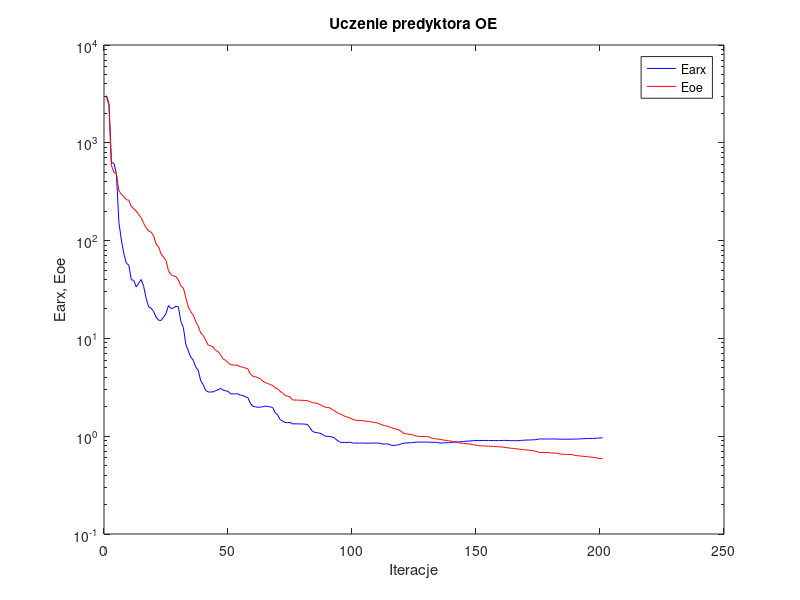
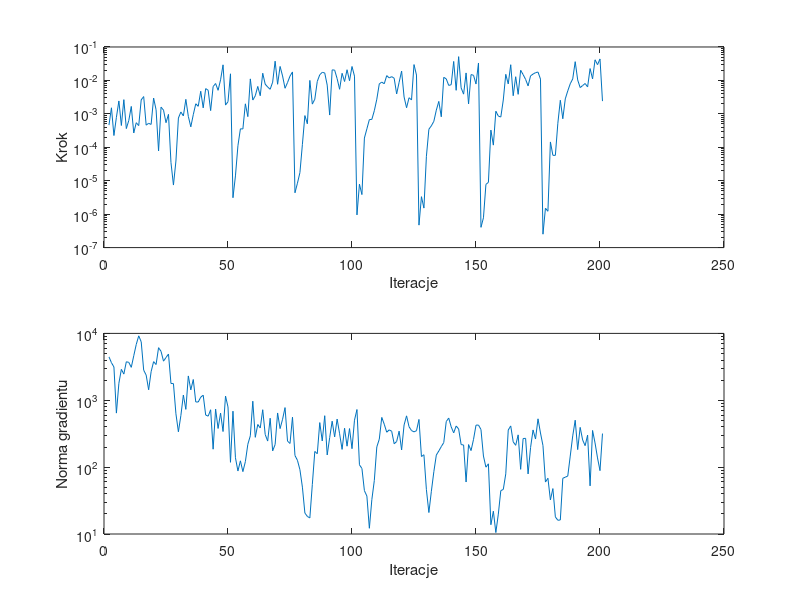

Here is the MATLAB script that generated these plots, in order:
%uczenie predyktora oe
clear all;
n=0; farx(n+1)=3.037997e+003; foe(n+1)=2.948679e+003; wspucz(n+1)=0.000000e+000; ng(n+1)=0.000000e+000;
%odnowa zmiennej metryki
n=1; farx(n+1)=2.508132e+003; foe(n+1)=2.422535e+003; krok(n+1)=4.604034e-004; ng(n+1)=4.459379e+003;
n=2; farx(n+1)=6.283814e+002; foe(n+1)=5.857145e+002; krok(n+1)=1.517951e-003; ng(n+1)=3.648373e+003;
n=3; farx(n+1)=6.172269e+002; foe(n+1)=4.982184e+002; krok(n+1)=2.247399e-004; ng(n+1)=3.144722e+003;
n=4; farx(n+1)=4.837172e+002; foe(n+1)=4.809065e+002; krok(n+1)=7.878882e-004; ng(n+1)=6.428521e+002;
n=5; farx(n+1)=1.541749e+002; foe(n+1)=3.248747e+002; krok(n+1)=2.433205e-003; ng(n+1)=1.796615e+003;
n=6; farx(n+1)=1.013416e+002; foe(n+1)=2.974271e+002; krok(n+1)=4.482666e-004; ng(n+1)=2.899940e+003;
n=7; farx(n+1)=7.358619e+001; foe(n+1)=2.824847e+002; krok(n+1)=2.660052e-003; ng(n+1)=2.462939e+003;
n=8; farx(n+1)=5.878049e+001; foe(n+1)=2.621731e+002; krok(n+1)=3.624433e-004; ng(n+1)=3.764668e+003;
n=9; farx(n+1)=5.612505e+001; foe(n+1)=2.591790e+002; krok(n+1)=6.369581e-004; ng(n+1)=3.685596e+003;
n=10; farx(n+1)=3.984864e+001; foe(n+1)=2.240794e+002; krok(n+1)=1.667309e-003; ng(n+1)=3.107730e+003;
n=11; farx(n+1)=3.915690e+001; foe(n+1)=2.114750e+002; krok(n+1)=2.681467e-004; ng(n+1)=4.634170e+003;
n=12; farx(n+1)=3.352589e+001; foe(n+1)=2.002012e+002; krok(n+1)=5.440190e-004; ng(n+1)=6.827523e+003;
n=13; farx(n+1)=3.664918e+001; foe(n+1)=1.843017e+002; krok(n+1)=4.448722e-004; ng(n+1)=9.191171e+003;
n=14; farx(n+1)=4.000363e+001; foe(n+1)=1.714712e+002; krok(n+1)=2.621411e-003; ng(n+1)=7.500181e+003;
n=15; farx(n+1)=3.393339e+001; foe(n+1)=1.498304e+002; krok(n+1)=3.291607e-003; ng(n+1)=2.817696e+003;
n=16; farx(n+1)=2.558496e+001; foe(n+1)=1.352189e+002; krok(n+1)=4.596386e-004; ng(n+1)=2.379255e+003;
n=17; farx(n+1)=2.097285e+001; foe(n+1)=1.256661e+002; krok(n+1)=5.216764e-004; ng(n+1)=1.434184e+003;
n=18; farx(n+1)=2.040964e+001; foe(n+1)=1.217568e+002; krok(n+1)=4.835723e-004; ng(n+1)=2.678724e+003;
n=19; farx(n+1)=1.881417e+001; foe(n+1)=1.120493e+002; krok(n+1)=2.972972e-003; ng(n+1)=3.778950e+003;
n=20; farx(n+1)=1.653184e+001; foe(n+1)=9.221334e+001; krok(n+1)=1.324250e-003; ng(n+1)=3.423367e+003;
n=21; farx(n+1)=1.535922e+001; foe(n+1)=8.637282e+001; krok(n+1)=7.773395e-005; ng(n+1)=6.113935e+003;
n=22; farx(n+1)=1.524656e+001; foe(n+1)=7.322835e+001; krok(n+1)=1.588254e-003; ng(n+1)=5.388268e+003;
n=23; farx(n+1)=1.647759e+001; foe(n+1)=6.783522e+001; krok(n+1)=1.291963e-003; ng(n+1)=3.842893e+003;
n=24; farx(n+1)=1.799341e+001; foe(n+1)=6.265333e+001; krok(n+1)=5.440767e-004; ng(n+1)=4.358780e+003;
n=25; farx(n+1)=2.168202e+001; foe(n+1)=4.904178e+001; krok(n+1)=9.673859e-004; ng(n+1)=4.911574e+003;
%odnowa zmiennej metryki
n=26; farx(n+1)=2.024680e+001; foe(n+1)=4.491365e+001; krok(n+1)=3.527374e-005; ng(n+1)=1.781012e+003;
n=27; farx(n+1)=2.044131e+001; foe(n+1)=4.347676e+001; krok(n+1)=7.426417e-006; ng(n+1)=1.774766e+003;
n=28; farx(n+1)=2.135118e+001; foe(n+1)=4.278565e+001; krok(n+1)=3.882721e-005; ng(n+1)=6.276402e+002;
n=29; farx(n+1)=2.098141e+001; foe(n+1)=3.950558e+001; krok(n+1)=7.499704e-004; ng(n+1)=3.375297e+002;
n=30; farx(n+1)=1.483430e+001; foe(n+1)=3.429590e+001; krok(n+1)=1.136630e-003; ng(n+1)=5.930174e+002;
n=31; farx(n+1)=1.295777e+001; foe(n+1)=3.272526e+001; krok(n+1)=8.684522e-004; ng(n+1)=1.197754e+003;
n=32; farx(n+1)=8.666601e+000; foe(n+1)=2.600954e+001; krok(n+1)=2.716773e-003; ng(n+1)=7.308952e+002;
n=33; farx(n+1)=7.450254e+000; foe(n+1)=2.092540e+001; krok(n+1)=8.398512e-004; ng(n+1)=2.310478e+003;
n=34; farx(n+1)=6.412436e+000; foe(n+1)=1.872955e+001; krok(n+1)=4.089425e-004; ng(n+1)=1.429410e+003;
n=35; farx(n+1)=5.985709e+000; foe(n+1)=1.730627e+001; krok(n+1)=9.447947e-004; ng(n+1)=2.044207e+003;
n=36; farx(n+1)=5.082936e+000; foe(n+1)=1.488053e+001; krok(n+1)=2.000848e-003; ng(n+1)=9.429825e+002;
n=37; farx(n+1)=4.713287e+000; foe(n+1)=1.332682e+001; krok(n+1)=1.682049e-003; ng(n+1)=9.422711e+002;
n=38; farx(n+1)=3.682452e+000; foe(n+1)=1.137133e+001; krok(n+1)=4.743100e-003; ng(n+1)=1.112172e+003;
n=39; farx(n+1)=3.363782e+000; foe(n+1)=1.070165e+001; krok(n+1)=1.511553e-003; ng(n+1)=1.191506e+003;
n=40; farx(n+1)=2.932566e+000; foe(n+1)=9.562520e+000; krok(n+1)=5.682045e-003; ng(n+1)=6.010105e+002;
n=41; farx(n+1)=2.835989e+000; foe(n+1)=8.566314e+000; krok(n+1)=5.095665e-003; ng(n+1)=5.784515e+002;
n=42; farx(n+1)=2.826984e+000; foe(n+1)=8.404177e+000; krok(n+1)=1.250114e-003; ng(n+1)=7.210158e+002;
n=43; farx(n+1)=2.841328e+000; foe(n+1)=8.187708e+000; krok(n+1)=6.543079e-003; ng(n+1)=1.854315e+002;
n=44; farx(n+1)=2.926224e+000; foe(n+1)=7.539731e+000; krok(n+1)=8.076021e-003; ng(n+1)=7.383624e+002;
n=45; farx(n+1)=2.983001e+000; foe(n+1)=7.321422e+000; krok(n+1)=5.060913e-003; ng(n+1)=3.786258e+002;
n=46; farx(n+1)=3.091581e+000; foe(n+1)=6.827327e+000; krok(n+1)=1.040351e-002; ng(n+1)=6.435122e+002;
n=47; farx(n+1)=2.962725e+000; foe(n+1)=6.169422e+000; krok(n+1)=2.925850e-002; ng(n+1)=3.407025e+002;
n=48; farx(n+1)=2.907533e+000; foe(n+1)=5.964713e+000; krok(n+1)=1.830478e-003; ng(n+1)=1.156081e+003;
n=49; farx(n+1)=2.881259e+000; foe(n+1)=5.663386e+000; krok(n+1)=2.312918e-003; ng(n+1)=7.930509e+002;
n=50; farx(n+1)=2.707400e+000; foe(n+1)=5.403032e+000; krok(n+1)=1.576846e-002; ng(n+1)=1.180948e+002;
%odnowa zmiennej metryki
n=51; farx(n+1)=2.709902e+000; foe(n+1)=5.340019e+000; krok(n+1)=3.101308e-006; ng(n+1)=6.867769e+002;
n=52; farx(n+1)=2.708957e+000; foe(n+1)=5.330490e+000; krok(n+1)=1.393983e-005; ng(n+1)=1.380847e+002;
n=53; farx(n+1)=2.714223e+000; foe(n+1)=5.303622e+000; krok(n+1)=1.112180e-004; ng(n+1)=8.751938e+001;
n=54; farx(n+1)=2.630924e+000; foe(n+1)=5.126914e+000; krok(n+1)=3.569431e-004; ng(n+1)=1.242361e+002;
n=55; farx(n+1)=2.606503e+000; foe(n+1)=5.083118e+000; krok(n+1)=3.534472e-004; ng(n+1)=8.568275e+001;
n=56; farx(n+1)=2.522336e+000; foe(n+1)=4.975740e+000; krok(n+1)=1.995464e-003; ng(n+1)=1.208013e+002;
n=57; farx(n+1)=2.488542e+000; foe(n+1)=4.863024e+000; krok(n+1)=8.259539e-004; ng(n+1)=2.199867e+002;
n=58; farx(n+1)=2.175122e+000; foe(n+1)=4.332779e+000; krok(n+1)=1.111520e-002; ng(n+1)=2.942969e+002;
n=59; farx(n+1)=2.025773e+000; foe(n+1)=4.109483e+000; krok(n+1)=2.583925e-003; ng(n+1)=9.680775e+002;
n=60; farx(n+1)=2.000386e+000; foe(n+1)=4.049756e+000; krok(n+1)=3.473809e-003; ng(n+1)=2.792154e+002;
n=61; farx(n+1)=1.976993e+000; foe(n+1)=3.971207e+000; krok(n+1)=6.607631e-003; ng(n+1)=4.342025e+002;
n=62; farx(n+1)=1.982388e+000; foe(n+1)=3.866132e+000; krok(n+1)=3.485222e-003; ng(n+1)=3.848981e+002;
n=63; farx(n+1)=2.000501e+000; foe(n+1)=3.665659e+000; krok(n+1)=1.640492e-002; ng(n+1)=7.218322e+002;
n=64; farx(n+1)=2.034760e+000; foe(n+1)=3.533619e+000; krok(n+1)=7.712744e-003; ng(n+1)=3.076072e+002;
n=65; farx(n+1)=2.011583e+000; foe(n+1)=3.461288e+000; krok(n+1)=6.353015e-003; ng(n+1)=2.454667e+002;
n=66; farx(n+1)=1.995786e+000; foe(n+1)=3.378998e+000; krok(n+1)=5.433546e-003; ng(n+1)=5.384420e+002;
n=67; farx(n+1)=1.966048e+000; foe(n+1)=3.304647e+000; krok(n+1)=8.855578e-003; ng(n+1)=1.749152e+002;
n=68; farx(n+1)=1.742802e+000; foe(n+1)=3.127335e+000; krok(n+1)=3.758985e-002; ng(n+1)=2.178074e+002;
n=69; farx(n+1)=1.651671e+000; foe(n+1)=3.039245e+000; krok(n+1)=7.671715e-003; ng(n+1)=6.457079e+002;
n=70; farx(n+1)=1.480168e+000; foe(n+1)=2.879855e+000; krok(n+1)=2.617232e-002; ng(n+1)=3.769384e+002;
n=71; farx(n+1)=1.430313e+000; foe(n+1)=2.768736e+000; krok(n+1)=1.360047e-002; ng(n+1)=5.199630e+002;
n=72; farx(n+1)=1.381971e+000; foe(n+1)=2.614477e+000; krok(n+1)=5.829556e-003; ng(n+1)=7.768464e+002;
n=73; farx(n+1)=1.371664e+000; foe(n+1)=2.566060e+000; krok(n+1)=8.634154e-003; ng(n+1)=2.449026e+002;
n=74; farx(n+1)=1.383385e+000; foe(n+1)=2.522025e+000; krok(n+1)=1.345640e-002; ng(n+1)=2.259509e+002;
n=75; farx(n+1)=1.338236e+000; foe(n+1)=2.346596e+000; krok(n+1)=1.792653e-002; ng(n+1)=5.583585e+002;
%odnowa zmiennej metryki
n=76; farx(n+1)=1.337594e+000; foe(n+1)=2.343426e+000; krok(n+1)=4.359474e-006; ng(n+1)=1.493352e+002;
n=77; farx(n+1)=1.336831e+000; foe(n+1)=2.339611e+000; krok(n+1)=8.445281e-006; ng(n+1)=1.265000e+002;
n=78; farx(n+1)=1.334712e+000; foe(n+1)=2.335817e+000; krok(n+1)=1.751338e-005; ng(n+1)=9.156186e+001;
n=79; farx(n+1)=1.334494e+000; foe(n+1)=2.326604e+000; krok(n+1)=1.223990e-004; ng(n+1)=5.020438e+001;
n=80; farx(n+1)=1.326480e+000; foe(n+1)=2.313660e+000; krok(n+1)=8.876006e-004; ng(n+1)=2.057726e+001;
n=81; farx(n+1)=1.322810e+000; foe(n+1)=2.308855e+000; krok(n+1)=5.045766e-004; ng(n+1)=1.831722e+001;
n=82; farx(n+1)=1.224866e+000; foe(n+1)=2.260254e+000; krok(n+1)=1.000726e-002; ng(n+1)=1.738804e+001;
n=83; farx(n+1)=1.126158e+000; foe(n+1)=2.207415e+000; krok(n+1)=1.958759e-003; ng(n+1)=5.498368e+001;
n=84; farx(n+1)=1.094659e+000; foe(n+1)=2.187632e+000; krok(n+1)=2.739044e-003; ng(n+1)=1.714545e+002;
n=85; farx(n+1)=1.084004e+000; foe(n+1)=2.166395e+000; krok(n+1)=9.358895e-003; ng(n+1)=1.588337e+002;
n=86; farx(n+1)=1.076936e+000; foe(n+1)=2.105949e+000; krok(n+1)=1.477175e-002; ng(n+1)=4.635222e+002;
n=87; farx(n+1)=1.044812e+000; foe(n+1)=2.048808e+000; krok(n+1)=1.740861e-002; ng(n+1)=2.463600e+002;
n=88; farx(n+1)=1.007695e+000; foe(n+1)=1.988649e+000; krok(n+1)=1.676647e-002; ng(n+1)=5.874244e+002;
n=89; farx(n+1)=9.959762e-001; foe(n+1)=1.965954e+000; krok(n+1)=7.242402e-003; ng(n+1)=1.521126e+002;
n=90; farx(n+1)=9.916234e-001; foe(n+1)=1.952901e+000; krok(n+1)=9.208067e-004; ng(n+1)=2.765137e+002;
n=91; farx(n+1)=9.836001e-001; foe(n+1)=1.871591e+000; krok(n+1)=2.067140e-002; ng(n+1)=4.862822e+002;
n=92; farx(n+1)=9.564980e-001; foe(n+1)=1.824896e+000; krok(n+1)=2.034902e-002; ng(n+1)=2.828281e+002;
n=93; farx(n+1)=9.074098e-001; foe(n+1)=1.735820e+000; krok(n+1)=1.131031e-002; ng(n+1)=5.234783e+002;
n=94; farx(n+1)=8.761391e-001; foe(n+1)=1.704581e+000; krok(n+1)=5.433546e-003; ng(n+1)=3.156459e+002;
n=95; farx(n+1)=8.597019e-001; foe(n+1)=1.660755e+000; krok(n+1)=1.633292e-002; ng(n+1)=1.841797e+002;
n=96; farx(n+1)=8.635711e-001; foe(n+1)=1.599797e+000; krok(n+1)=9.266348e-003; ng(n+1)=3.816549e+002;
n=97; farx(n+1)=8.630290e-001; foe(n+1)=1.571878e+000; krok(n+1)=2.085811e-002; ng(n+1)=2.057028e+002;
n=98; farx(n+1)=8.678356e-001; foe(n+1)=1.544956e+000; krok(n+1)=9.793864e-003; ng(n+1)=3.772826e+002;
n=99; farx(n+1)=8.545757e-001; foe(n+1)=1.497446e+000; krok(n+1)=2.610641e-002; ng(n+1)=1.887518e+002;
n=100; farx(n+1)=8.505536e-001; foe(n+1)=1.470037e+000; krok(n+1)=1.345640e-002; ng(n+1)=5.036653e+002;
%odnowa zmiennej metryki
n=101; farx(n+1)=8.506538e-001; foe(n+1)=1.447179e+000; krok(n+1)=9.498098e-007; ng(n+1)=7.271658e+002;
n=102; farx(n+1)=8.511102e-001; foe(n+1)=1.444749e+000; krok(n+1)=7.884010e-006; ng(n+1)=1.083710e+002;
n=103; farx(n+1)=8.511811e-001; foe(n+1)=1.443912e+000; krok(n+1)=3.849289e-006; ng(n+1)=9.563555e+001;
n=104; farx(n+1)=8.511080e-001; foe(n+1)=1.432145e+000; krok(n+1)=1.889441e-004; ng(n+1)=4.447544e+001;
n=105; farx(n+1)=8.483254e-001; foe(n+1)=1.418454e+000; krok(n+1)=3.569431e-004; ng(n+1)=3.689457e+001;
n=106; farx(n+1)=8.484962e-001; foe(n+1)=1.415700e+000; krok(n+1)=6.727176e-004; ng(n+1)=1.218061e+001;
n=107; farx(n+1)=8.509674e-001; foe(n+1)=1.396499e+000; krok(n+1)=6.822427e-004; ng(n+1)=3.264909e+001;
n=108; farx(n+1)=8.507079e-001; foe(n+1)=1.378638e+000; krok(n+1)=1.243743e-003; ng(n+1)=6.322412e+001;
n=109; farx(n+1)=8.513043e-001; foe(n+1)=1.373005e+000; krok(n+1)=2.739044e-003; ng(n+1)=2.003862e+002;
n=110; farx(n+1)=8.499302e-001; foe(n+1)=1.341513e+000; krok(n+1)=7.883344e-003; ng(n+1)=2.615192e+002;
n=111; farx(n+1)=8.343871e-001; foe(n+1)=1.308970e+000; krok(n+1)=8.899418e-003; ng(n+1)=5.539332e+002;
n=112; farx(n+1)=8.312784e-001; foe(n+1)=1.287004e+000; krok(n+1)=7.947193e-003; ng(n+1)=4.382784e+002;
n=113; farx(n+1)=8.347540e-001; foe(n+1)=1.268018e+000; krok(n+1)=1.390246e-002; ng(n+1)=3.327065e+002;
n=114; farx(n+1)=8.259431e-001; foe(n+1)=1.248985e+000; krok(n+1)=1.189189e-002; ng(n+1)=3.608858e+002;
n=115; farx(n+1)=8.046619e-001; foe(n+1)=1.215757e+000; krok(n+1)=1.296098e-002; ng(n+1)=3.439938e+002;
n=116; farx(n+1)=8.055084e-001; foe(n+1)=1.196814e+000; krok(n+1)=1.165911e-002; ng(n+1)=2.237383e+002;
n=117; farx(n+1)=8.106861e-001; foe(n+1)=1.181580e+000; krok(n+1)=3.941672e-003; ng(n+1)=2.413633e+002;
n=118; farx(n+1)=8.203267e-001; foe(n+1)=1.153885e+000; krok(n+1)=8.806488e-003; ng(n+1)=3.453468e+002;
n=119; farx(n+1)=8.397177e-001; foe(n+1)=1.112097e+000; krok(n+1)=1.902655e-002; ng(n+1)=1.808646e+002;
n=120; farx(n+1)=8.502030e-001; foe(n+1)=1.063442e+000; krok(n+1)=3.195265e-003; ng(n+1)=4.274188e+002;
n=121; farx(n+1)=8.524825e-001; foe(n+1)=1.058992e+000; krok(n+1)=1.525147e-003; ng(n+1)=5.846948e+002;
n=122; farx(n+1)=8.558447e-001; foe(n+1)=1.046122e+000; krok(n+1)=3.035901e-003; ng(n+1)=4.019245e+002;
n=123; farx(n+1)=8.585218e-001; foe(n+1)=1.039914e+000; krok(n+1)=2.607206e-003; ng(n+1)=3.521481e+002;
n=124; farx(n+1)=8.627841e-001; foe(n+1)=1.021350e+000; krok(n+1)=2.977641e-002; ng(n+1)=3.368786e+002;
n=125; farx(n+1)=8.708554e-001; foe(n+1)=1.003332e+000; krok(n+1)=1.448480e-002; ng(n+1)=3.504403e+002;
%odnowa zmiennej metryki
n=126; farx(n+1)=8.708385e-001; foe(n+1)=9.961005e-001; krok(n+1)=4.698301e-007; ng(n+1)=5.168194e+002;
n=127; farx(n+1)=8.705859e-001; foe(n+1)=9.935551e-001; krok(n+1)=3.338005e-006; ng(n+1)=1.440859e+002;
n=128; farx(n+1)=8.705228e-001; foe(n+1)=9.925431e-001; krok(n+1)=1.517571e-006; ng(n+1)=1.532903e+002;
n=129; farx(n+1)=8.700515e-001; foe(n+1)=9.888928e-001; krok(n+1)=5.378493e-005; ng(n+1)=4.605663e+001;
n=130; farx(n+1)=8.695347e-001; foe(n+1)=9.851484e-001; krok(n+1)=3.473499e-004; ng(n+1)=2.094548e+001;
n=131; farx(n+1)=8.665081e-001; foe(n+1)=9.586154e-001; krok(n+1)=4.395065e-004; ng(n+1)=4.359257e+001;
n=132; farx(n+1)=8.660312e-001; foe(n+1)=9.454362e-001; krok(n+1)=5.990131e-004; ng(n+1)=8.551568e+001;
n=133; farx(n+1)=8.633774e-001; foe(n+1)=9.408864e-001; krok(n+1)=1.291963e-003; ng(n+1)=1.514916e+002;
n=134; farx(n+1)=8.546982e-001; foe(n+1)=9.308523e-001; krok(n+1)=2.357114e-003; ng(n+1)=1.745372e+002;
n=135; farx(n+1)=8.505031e-001; foe(n+1)=9.247042e-001; krok(n+1)=8.178849e-004; ng(n+1)=2.026658e+002;
n=136; farx(n+1)=8.563103e-001; foe(n+1)=9.118700e-001; krok(n+1)=1.238474e-002; ng(n+1)=2.330049e+002;
n=137; farx(n+1)=8.577090e-001; foe(n+1)=9.040694e-001; krok(n+1)=1.111520e-002; ng(n+1)=4.802725e+002;
n=138; farx(n+1)=8.585291e-001; foe(n+1)=8.985446e-001; krok(n+1)=7.088910e-003; ng(n+1)=5.419536e+002;
n=139; farx(n+1)=8.648557e-001; foe(n+1)=8.912611e-001; krok(n+1)=7.444102e-003; ng(n+1)=4.002858e+002;
n=140; farx(n+1)=8.685645e-001; foe(n+1)=8.819765e-001; krok(n+1)=3.692409e-002; ng(n+1)=3.253990e+002;
n=141; farx(n+1)=8.695722e-001; foe(n+1)=8.760043e-001; krok(n+1)=5.062842e-003; ng(n+1)=4.121334e+002;
n=142; farx(n+1)=8.750934e-001; foe(n+1)=8.532653e-001; krok(n+1)=5.140248e-002; ng(n+1)=3.721709e+002;
n=143; farx(n+1)=8.778492e-001; foe(n+1)=8.487488e-001; krok(n+1)=5.999763e-003; ng(n+1)=2.175377e+002;
n=144; farx(n+1)=8.821382e-001; foe(n+1)=8.444392e-001; krok(n+1)=3.890421e-003; ng(n+1)=2.142904e+002;
n=145; farx(n+1)=8.895097e-001; foe(n+1)=8.371621e-001; krok(n+1)=1.675011e-002; ng(n+1)=5.991600e+001;
n=146; farx(n+1)=8.923231e-001; foe(n+1)=8.345009e-001; krok(n+1)=1.982946e-003; ng(n+1)=2.174933e+002;
n=147; farx(n+1)=8.961439e-001; foe(n+1)=8.266853e-001; krok(n+1)=1.495979e-002; ng(n+1)=1.767949e+002;
n=148; farx(n+1)=9.005236e-001; foe(n+1)=8.174807e-001; krok(n+1)=1.423801e-002; ng(n+1)=2.602418e+002;
n=149; farx(n+1)=9.026442e-001; foe(n+1)=8.114596e-001; krok(n+1)=7.809264e-003; ng(n+1)=4.241818e+002;
n=150; farx(n+1)=9.045885e-001; foe(n+1)=7.988065e-001; krok(n+1)=3.320390e-002; ng(n+1)=4.259583e+002;
%odnowa zmiennej metryki
n=151; farx(n+1)=9.045573e-001; foe(n+1)=7.972117e-001; krok(n+1)=4.039360e-007; ng(n+1)=3.654425e+002;
n=152; farx(n+1)=9.045392e-001; foe(n+1)=7.966490e-001; krok(n+1)=7.772634e-007; ng(n+1)=1.466019e+002;
n=153; farx(n+1)=9.044131e-001; foe(n+1)=7.940939e-001; krok(n+1)=7.794783e-006; ng(n+1)=9.986075e+001;
n=154; farx(n+1)=9.044050e-001; foe(n+1)=7.908087e-001; krok(n+1)=8.914462e-006; ng(n+1)=1.120693e+002;
n=155; farx(n+1)=9.043161e-001; foe(n+1)=7.892227e-001; krok(n+1)=3.268048e-004; ng(n+1)=1.376365e+001;
n=156; farx(n+1)=9.039863e-001; foe(n+1)=7.872814e-001; krok(n+1)=1.161197e-004; ng(n+1)=2.192031e+001;
n=157; farx(n+1)=9.027021e-001; foe(n+1)=7.829745e-001; krok(n+1)=1.200091e-003; ng(n+1)=1.051423e+001;
n=158; farx(n+1)=9.020726e-001; foe(n+1)=7.784527e-001; krok(n+1)=8.566255e-004; ng(n+1)=1.985041e+001;
n=159; farx(n+1)=9.022719e-001; foe(n+1)=7.774430e-001; krok(n+1)=8.031637e-004; ng(n+1)=4.455185e+001;
n=160; farx(n+1)=9.063710e-001; foe(n+1)=7.730298e-001; krok(n+1)=2.598953e-003; ng(n+1)=4.636835e+001;
n=161; farx(n+1)=9.056051e-001; foe(n+1)=7.649232e-001; krok(n+1)=1.521910e-002; ng(n+1)=7.929394e+001;
n=162; farx(n+1)=9.022166e-001; foe(n+1)=7.618165e-001; krok(n+1)=7.859971e-003; ng(n+1)=3.587307e+002;
n=163; farx(n+1)=9.011263e-001; foe(n+1)=7.534689e-001; krok(n+1)=2.946581e-002; ng(n+1)=4.131387e+002;
n=164; farx(n+1)=9.013154e-001; foe(n+1)=7.510310e-001; krok(n+1)=3.485222e-003; ng(n+1)=2.388066e+002;
n=165; farx(n+1)=8.990947e-001; foe(n+1)=7.447513e-001; krok(n+1)=1.290032e-002; ng(n+1)=2.119632e+002;
n=166; farx(n+1)=8.998340e-001; foe(n+1)=7.402601e-001; krok(n+1)=3.838293e-003; ng(n+1)=3.038916e+002;
n=167; farx(n+1)=9.047918e-001; foe(n+1)=7.328885e-001; krok(n+1)=2.015462e-002; ng(n+1)=9.268893e+001;
n=168; farx(n+1)=9.094887e-001; foe(n+1)=7.283391e-001; krok(n+1)=1.495979e-002; ng(n+1)=2.678134e+002;
n=169; farx(n+1)=9.120655e-001; foe(n+1)=7.242427e-001; krok(n+1)=1.071180e-002; ng(n+1)=2.696500e+002;
n=170; farx(n+1)=9.139567e-001; foe(n+1)=7.212717e-001; krok(n+1)=6.854056e-003; ng(n+1)=7.911934e+001;
n=171; farx(n+1)=9.149192e-001; foe(n+1)=7.176243e-001; krok(n+1)=1.370811e-002; ng(n+1)=1.962232e+002;
n=172; farx(n+1)=9.181691e-001; foe(n+1)=7.101413e-001; krok(n+1)=1.547817e-002; ng(n+1)=3.599167e+002;
n=173; farx(n+1)=9.222709e-001; foe(n+1)=7.028246e-001; krok(n+1)=1.706813e-002; ng(n+1)=2.633000e+002;
n=174; farx(n+1)=9.335531e-001; foe(n+1)=6.882452e-001; krok(n+1)=1.779884e-002; ng(n+1)=5.277842e+002;
n=175; farx(n+1)=9.365966e-001; foe(n+1)=6.808226e-001; krok(n+1)=1.095618e-002; ng(n+1)=3.239573e+002;
%odnowa zmiennej metryki
n=176; farx(n+1)=9.365918e-001; foe(n+1)=6.802646e-001; krok(n+1)=2.518474e-007; ng(n+1)=2.100948e+002;
n=177; farx(n+1)=9.365818e-001; foe(n+1)=6.800887e-001; krok(n+1)=1.505252e-006; ng(n+1)=5.986141e+001;
n=178; farx(n+1)=9.365670e-001; foe(n+1)=6.799144e-001; krok(n+1)=1.220814e-006; ng(n+1)=6.821005e+001;
n=179; farx(n+1)=9.365765e-001; foe(n+1)=6.759908e-001; krok(n+1)=1.445012e-004; ng(n+1)=3.232216e+001;
n=180; farx(n+1)=9.365043e-001; foe(n+1)=6.724078e-001; krok(n+1)=5.755042e-005; ng(n+1)=4.778119e+001;
n=181; farx(n+1)=9.364614e-001; foe(n+1)=6.717951e-001; krok(n+1)=5.735983e-005; ng(n+1)=1.802426e+001;
n=182; farx(n+1)=9.355013e-001; foe(n+1)=6.688487e-001; krok(n+1)=5.236811e-004; ng(n+1)=1.605499e+001;
n=183; farx(n+1)=9.307997e-001; foe(n+1)=6.557630e-001; krok(n+1)=2.553842e-003; ng(n+1)=1.621873e+001;
n=184; farx(n+1)=9.307705e-001; foe(n+1)=6.554430e-001; krok(n+1)=7.138862e-004; ng(n+1)=6.819941e+001;
n=185; farx(n+1)=9.318250e-001; foe(n+1)=6.530095e-001; krok(n+1)=2.804162e-003; ng(n+1)=7.069199e+001;
n=186; farx(n+1)=9.313653e-001; foe(n+1)=6.509859e-001; krok(n+1)=4.871925e-003; ng(n+1)=7.365781e+001;
n=187; farx(n+1)=9.329346e-001; foe(n+1)=6.494041e-001; krok(n+1)=7.932207e-003; ng(n+1)=1.464790e+002;
n=188; farx(n+1)=9.325893e-001; foe(n+1)=6.467329e-001; krok(n+1)=1.109636e-002; ng(n+1)=2.926235e+002;
n=189; farx(n+1)=9.346804e-001; foe(n+1)=6.352314e-001; krok(n+1)=3.637216e-002; ng(n+1)=5.030946e+002;
n=190; farx(n+1)=9.357954e-001; foe(n+1)=6.319158e-001; krok(n+1)=1.033570e-002; ng(n+1)=1.829620e+002;
n=191; farx(n+1)=9.396437e-001; foe(n+1)=6.273808e-001; krok(n+1)=6.100588e-003; ng(n+1)=3.931284e+002;
n=192; farx(n+1)=9.412773e-001; foe(n+1)=6.244276e-001; krok(n+1)=7.032104e-003; ng(n+1)=2.548918e+002;
n=193; farx(n+1)=9.455146e-001; foe(n+1)=6.189151e-001; krok(n+1)=8.085176e-003; ng(n+1)=2.094282e+002;
n=194; farx(n+1)=9.474122e-001; foe(n+1)=6.167381e-001; krok(n+1)=6.390530e-003; ng(n+1)=3.010303e+002;
n=195; farx(n+1)=9.490012e-001; foe(n+1)=6.129660e-001; krok(n+1)=2.261999e-002; ng(n+1)=5.248034e+001;
n=196; farx(n+1)=9.483686e-001; foe(n+1)=6.094792e-001; krok(n+1)=1.109636e-002; ng(n+1)=3.538351e+002;
n=197; farx(n+1)=9.519538e-001; foe(n+1)=6.042891e-001; krok(n+1)=4.138946e-002; ng(n+1)=2.299407e+002;
n=198; farx(n+1)=9.548125e-001; foe(n+1)=5.976884e-001; krok(n+1)=2.959713e-002; ng(n+1)=1.372823e+002;
n=199; farx(n+1)=9.610539e-001; foe(n+1)=5.914462e-001; krok(n+1)=4.388300e-002; ng(n+1)=8.859143e+001;
n=200; farx(n+1)=9.627682e-001; foe(n+1)=5.884784e-001; krok(n+1)=2.404573e-003; ng(n+1)=3.178083e+002;

figure; semilogy(farx,'b'); hold on; semilogy(foe,'r'); xlabel('Iteracje'); ylabel('Earx, Eoe'); legend('Earx','Eoe'); title('Uczenie predyktora OE');
figure; subplot(2,1,1); semilogy(krok); xlabel('Iteracje'); ylabel('Krok');
subplot(2,1,2); semilogy(ng); xlabel('Iteracje'); ylabel('Norma gradientu');
Earx=farx(n+1)
Eoe=foe(n+1)
